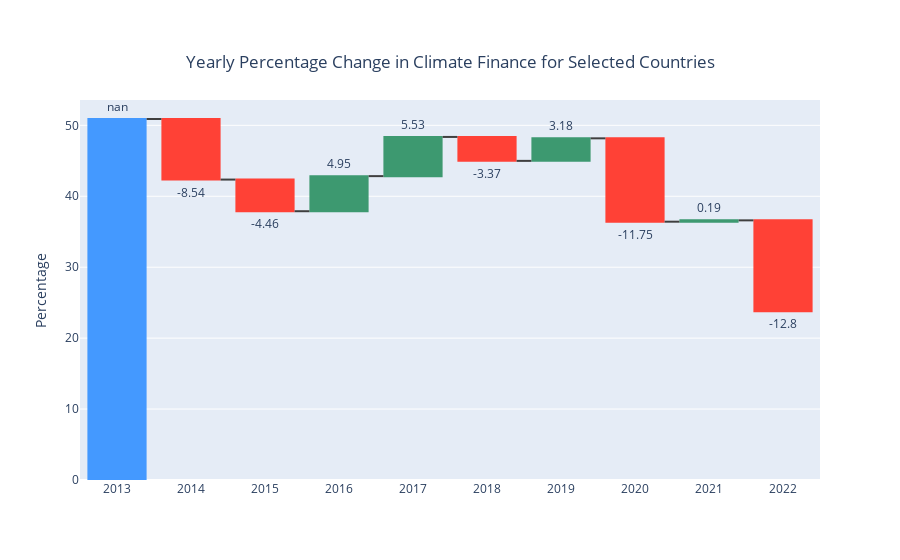

Notebook source saved alongside this figure:
### Code cell
initial_value = melted_df['Percentage'].iloc[0] - melted_df['Change'].iloc[1] # Subtract the first actual change to get the starting point


fig = go.Figure(go.Waterfall(
    name = "20", orientation = "v",
    measure = ["absolute"] + ["relative"] * (len(melted_df) - 1), # The first measure is absolute, others are relative
    x = melted_df['Year'].astype(str),
    textposition = "outside",
    text = melted_df['Change'].round(2).astype(str),
    y = [initial_value] + melted_df['Change'].tolist()[1:], # The initial value plus the changes
    connector = {"line":{"color":"rgb(63, 63, 63)"}},
))

fig.update_layout(
        title = {
            'text': "Yearly Percentage Change in Climate Finance for Selected Countries",
            'y':0.9,
            'x':0.5,
            'xanchor': 'center',
            'yanchor': 'top'},
        xaxis = {"type":"category"},
        yaxis = {"title":"Percentage"},
)
fig.show()

### Figure 1 — Plotly figure (JSON) as saved in the notebook; plotly's stock layout.template omitted (floating-point values rounded to 4 significant figures)
{"data": [{"connector": {"line": {"color": "rgb(63, 63, 63)"}}, "measure": ["absolute", "relative", "relative", "relative", "relative", "relative", "relative", "relative", "relative", "relative"], "name": "20", "orientation": "v", "text": ["nan", "-8.54", "-4.46", "4.95", "5.53", "-3.37", "3.18", "-11.75", "0.19", "-12.8"], "textposition": "outside", "type": "waterfall", "x": ["2013", "2014", "2015", "2016", "2017", "2018", "2019", "2020", "2021", "2022"], "y": [50.89, -8.54, -4.461, 4.946, 5.526, -3.374, 3.179, -11.75, 0.1865, -12.8]}], "layout": {"title": {"text": "Yearly Percentage Change in Climate Finance for Selected Countries", "x": 0.5, "xanchor": "center", "y": 0.9, "yanchor": "top"}, "xaxis": {"type": "category"}, "yaxis": {"title": {"text": "Percentage"}}}}
